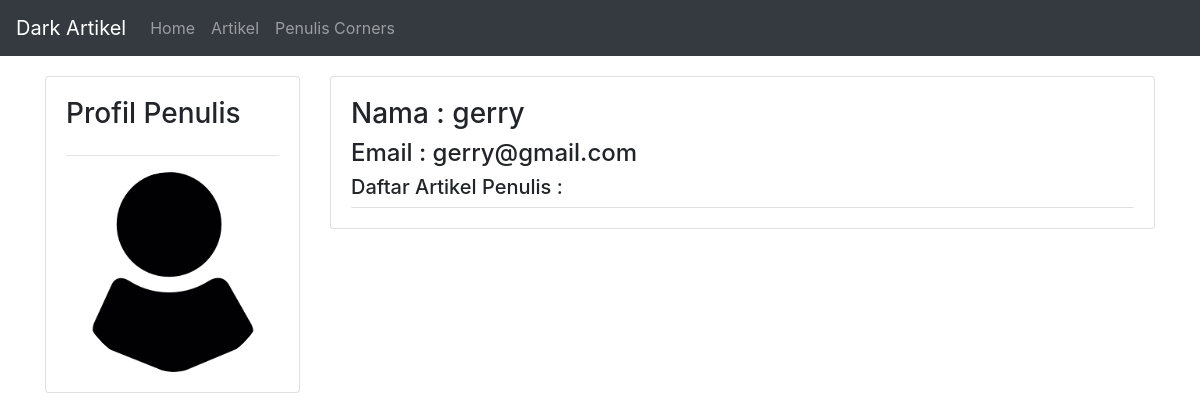
The page /profile-penulis/3/ on the database as committed earlier.
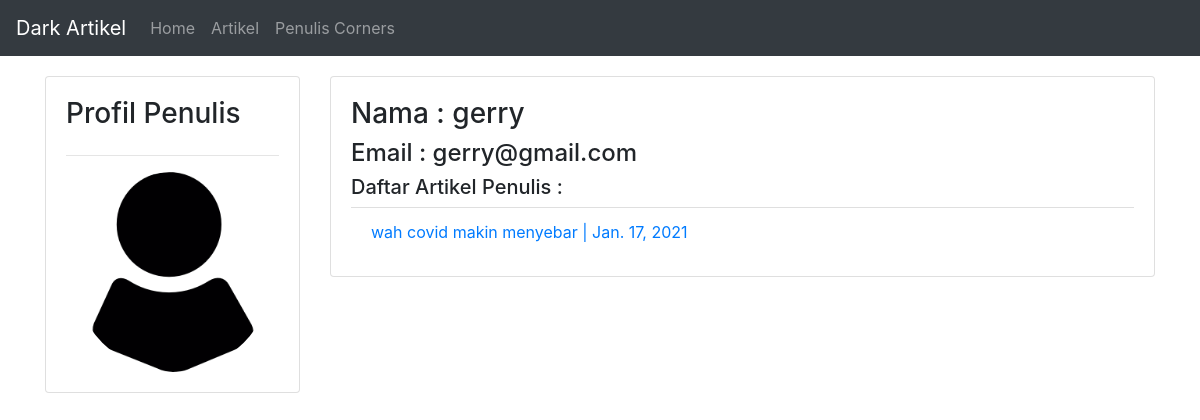
The same page on the database as committed later.
### penulis/models.py (models this page shows, shortened)
class Penulis(models.Model):
    user = models.OneToOneField(User,null=True,blank=True,on_delete=models.CASCADE)
    nama = models.CharField(max_length=200, null=True)
    phone = models.CharField(max_length=20,null=True)
    email = models.CharField(max_length=200,null=True)
    profile_pic = models.ImageField(default = 'profile1.png', null = True, blank = True)
    date_created = models.DateTimeField(auto_now_add=True,null=True)

### artikel/models.py (models this page shows, shortened)
class Artikel(models.Model):
    judul = models.CharField(max_length=200,null=True)
    isi = models.TextField(null=True)
    KATEGORI_TYPE = (
        ('JURNAL','Jurnal'),
        ('GOSIP','Gosip'),
        ('TRAVELING','Traveling'),
    )
    kategori = models.CharField(null=True, blank=True, choices=KATEGORI_TYPE,max_length=200)
    penulis = models.ForeignKey(Penulis,null=True,on_delete=models.SET_NULL)
    slug = models.SlugField(blank=True, editable=False)
    published = models.DateTimeField(auto_now_add=True, null=True)
    updated = models.DateTimeField(auto_now=True, null=True)

### artikel/views.py (the view)
# urls.py: re_path(r'^profile-penulis/(?P<pk>\d+)/$',get_profile_penulis,name='profile_penulis'),
def get_profile_penulis(request,pk):
    penulis = Penulis.objects.get(id=pk)
    dataartikel = Artikel.objects.filter(penulis=penulis).order_by('-published')
    context = {
        'page_title':'Profile Penulis',
        'penulis':penulis,
        'dataartikels':dataartikel,
    }
    return render(request,'artikel/penulis_profile.html',context)

### artikel/templates/artikel/penulis_profile.html (shortened to what this page needs)
{% extends 'base.html' %}
{% block content %}
    <div class="row">
        <div class="col-md-3">
            <div class="card card-body">
                <h3>Profil Penulis</h3>
                <hr>
                <img class="profile-pic" src="{{penulis.profile_pic.url}}" alt="profile pic">
            </div>
        </div>
            <div class="col-md-9">
                <div class="card card-body">
                    <h3>Nama : {{penulis.nama}}</h3>
                    <h4>Email : {{penulis.email}}</h4>
                    <h5>Daftar Artikel Penulis :</h5>
                    <ul class="list-group list-group-flush">
                        {% for artikel in dataartikels %}
                            <li class="list-group-item">
                                <a href="{% url 'artikel:detail' artikel.slug %}">{{artikel.judul}} | {{artikel.published|date}}</a>
                            </li>
                        {% endfor %}
                    </ul>
                </div>
            </div>
    </div>
{% endblock content %}

### templates/base.html (shortened to what this page needs)
{% load static %}
<!DOCTYPE html>
<html lang="en">
<head>
    <link rel="stylesheet" href="{% static 'vendor/bs/css/bootstrap.css' %}">
</head>
<body>
    {% include 'navbarartikel.html' %}
    <div class="container" style="margin-top: 20px;">
        {% block content %}
        {% endblock content %}
    </div>
</body>
</html>

### templates/navbarartikel.html (shortened to what this page needs)
<nav class="navbar navbar-expand-lg navbar-dark bg-dark">
    <a class="navbar-brand" href="#">Dark Artikel</a>
    <div class="collapse navbar-collapse" id="navbarNav">
      <ul class="navbar-nav">
          <li class="nav-item">
            <a class="nav-link" href="{% url 'artikel:index_home' %}">Home</a>
          </li>
          <li class="nav-item">
            <a class="nav-link" href="{% url 'artikel:home' 1 %}">Artikel</a>
          </li>
        <li class="nav-item">
          <a class="nav-link" href="{% url 'penulis:login' %}">Penulis Corners</a>
        </li>
      </ul>
    </div>
  </nav>

### templates/scripts.html (shortened to what this page needs)
{% load static %}

### artikel/templates/artikel/penulis_profile.html (style rules this page uses)
.profile-pic { max-width: 200px; max-height: 200px; margin: 0 auto; border-radius: 50%; }

Rows that differ between the two databases and show on the page:
added Artikel: judul "wah covid makin menyebar", published "Jan. 17, 2021"
